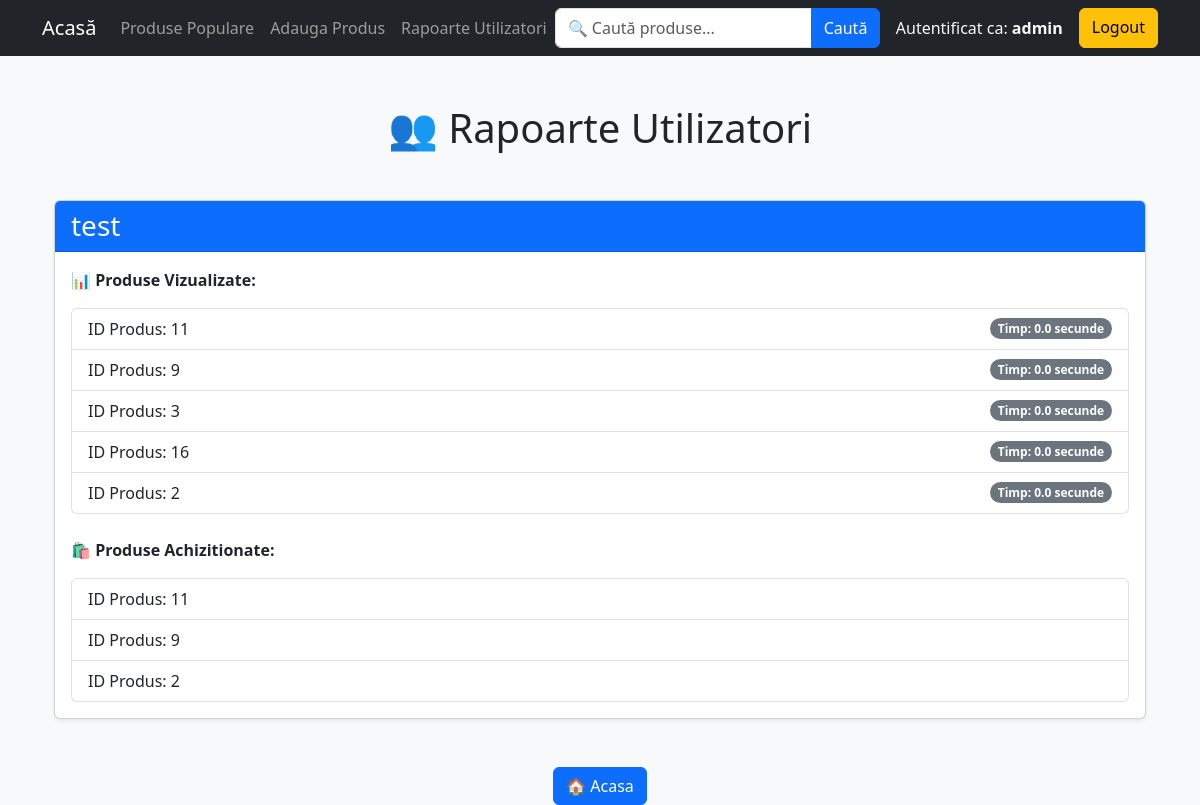
The page /user_reports (signed in) on the database as committed earlier.
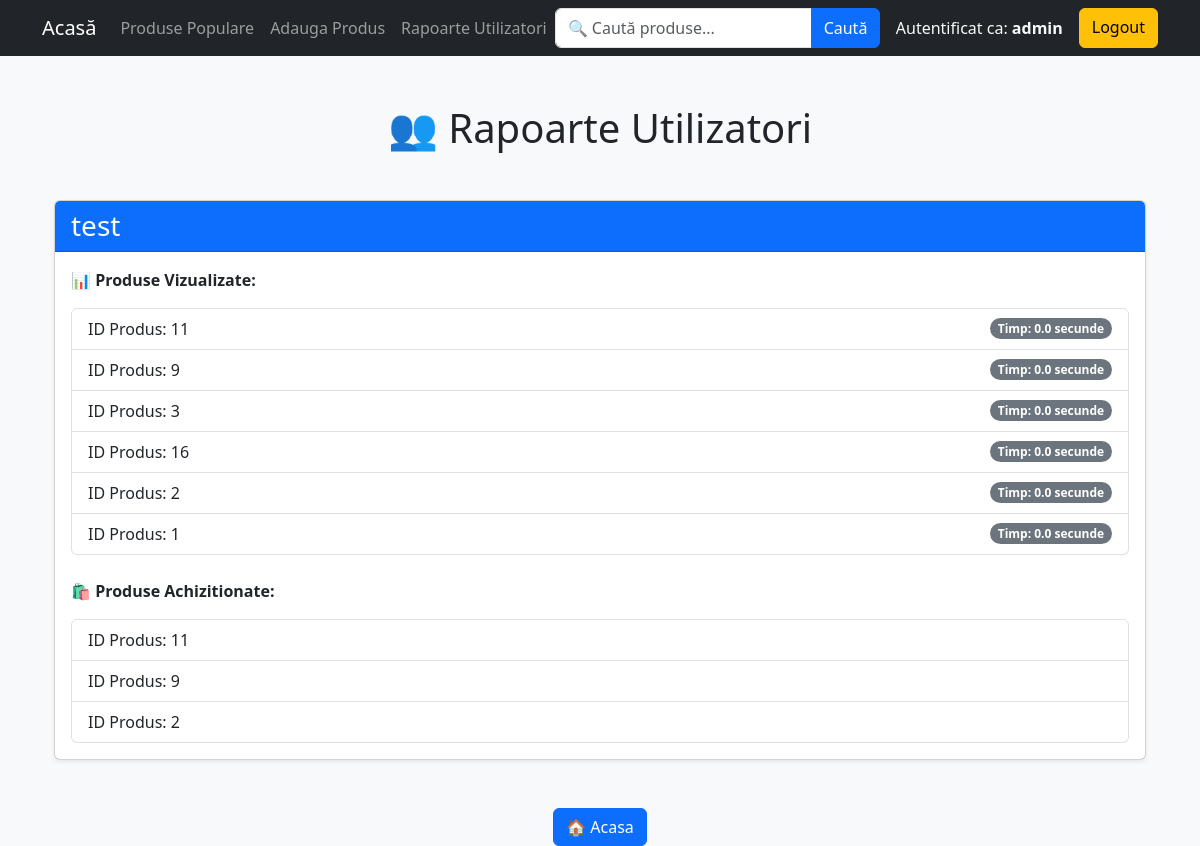
The same page on the database as committed later.
### models.py (models this page shows, shortened)
class User(db.Model):
    id = db.Column(db.Integer, primary_key=True)
    username = db.Column(db.String(100), unique=True)
    password = db.Column(db.String(100))
    role = db.Column(db.String(20))

class UserInteraction(db.Model):
    id = db.Column(db.Integer, primary_key=True)
    user_id = db.Column(db.String(100))
    product_id = db.Column(db.Integer, db.ForeignKey('product.id'))
    timestamp = db.Column(db.DateTime, default=db.func.current_timestamp())
    time_spent = db.Column(db.Float, default=0.0)  # timp petrecut pe pagina in secunde
    personalized_description = db.Column(db.Text, nullable=True)
    last_updated = db.Column(db.DateTime, default=db.func.current_timestamp())  # Stocăm ca UTC

class PurchaseHistory(db.Model):
    id = db.Column(db.Integer, primary_key=True)
    user_id = db.Column(db.Integer, db.ForeignKey('user.id'), nullable=False)
    product_id = db.Column(db.Integer, db.ForeignKey('product.id'), nullable=False)
    timestamp = db.Column(db.DateTime, default=db.func.current_timestamp())
    user = db.relationship('User', backref=db.backref('purchases', lazy=True))
    product = db.relationship('Product', backref=db.backref('purchases_history', lazy=True))

### app.py (the view)
@app.route("/user_reports")
@login_required
def user_reports():
    if "role" not in session or session["role"] != "admin":
        flash("Doar administratorii pot accesa aceasta pagina!")
        return redirect(url_for("home"))
    users = User.query.all()
    user_reports = {}
    for user in users:
        interactions = UserInteraction.query.filter_by(user_id=user.id).all()
        purchased_products = PurchaseHistory.query.filter_by(user_id=user.id).all()
        user_reports[user.username] = {
            "interactions": interactions,
            "purchased_products": purchased_products
        }
    return render_template("user_reports.html", user_reports=user_reports)

### app.py (called while the page is built)
def login_required(f):
    @wraps(f)
    def decorated_function(*args, **kwargs):
        if "user_id" not in session:
            flash("Trebuie sa fii autentificat pentru a accesa aceasta pagina.")
            return redirect(url_for("login"))
        return f(*args, **kwargs)
    return decorated_function

### templates/user_reports.html (shortened to what this page needs)
<!DOCTYPE html>
<html lang="ro">
<head>
    <link rel="stylesheet" href="https://cdn.jsdelivr.net/npm/bootstrap@5.3.0/dist/css/bootstrap.min.css">
</head>
<body class="bg-light">
{% extends 'base.html' %}
{% block content %}
<div class="container mt-5">
    <h1 class="text-center mb-5">👥 Rapoarte Utilizatori</h1>
    {% for user, data in user_reports.items() %}
        <div class="card mb-5 shadow-sm">
            <div class="card-header bg-primary text-white">
                <h3 class="mb-0">{{ user }}</h3>
            </div>
            <div class="card-body">
                <p><strong>📊 Produse Vizualizate:</strong></p>
                <ul class="list-group">
                    {% set unique_interactions = {} %}
                    {% for interaction in data.interactions %}
                        {% if interaction.product_id not in unique_interactions %}
                            {% set _dummy = unique_interactions.update({interaction.product_id: interaction.time_spent}) %}
                        {% else %}
                            {% set _dummy = unique_interactions.update({interaction.product_id: unique_interactions[interaction.product_id] + interaction.time_spent}) %}
                        {% endif %}
                    {% endfor %}
                    {% for product_id, total_time in unique_interactions.items() %}
                        <li class="list-group-item d-flex justify-content-between align-items-center">
                            ID Produs: {{ product_id }}
                            <span class="badge bg-secondary rounded-pill">Timp: {{ total_time }} secunde</span>
                        </li>
                    {% endfor %}
                </ul>
                <p class="mt-4"><strong>🛍️ Produse Achizitionate:</strong></p>
                <ul class="list-group">
                    {% for purchase in data.purchased_products %}
                        <li class="list-group-item d-flex justify-content-between align-items-center">
                            ID Produs: {{ purchase.product_id }}
                        </li>
                    {% endfor %}
                </ul>
            </div>
        </div>
    {% endfor %}
    <div class="text-center mt-5">
        <a href="/" class="btn btn-primary">🏠 Acasa</a>
    </div>
</div>
{% endblock %}

### templates/base.html (shortened to what this page needs)
<!DOCTYPE html>
<html lang="ro">
<head>
    <link rel="stylesheet" href="https://cdn.jsdelivr.net/npm/bootstrap@5.3.0/dist/css/bootstrap.min.css">
</head>
<body class="bg-light">
<nav class="navbar navbar-expand-lg navbar-dark bg-dark">
    <div class="container">
        <a class="navbar-brand" href="{{ url_for('home') }}">Acasă</a>
        <div class="collapse navbar-collapse" id="navbarNav">
            <ul class="navbar-nav me-auto">
                <li class="nav-item">
                    <a class="nav-link" href="{{ url_for('popular_products') }}">Produse Populare</a>
                </li>
                {% if session['role'] == 'admin' %}
                <li class="nav-item">
                    <a class="nav-link" href="{{ url_for('add_product') }}">Adauga Produs</a>
                </li>
                <li class="nav-item">
                    <a class="nav-link" href="{{ url_for('user_reports') }}">Rapoarte Utilizatori</a>
                </li>
                {% endif %}
                <form method="POST" action="{{ url_for('search_products') }}" class="d-flex" style="max-width: 400px; margin-left: auto; margin-right: 10px;">
                    <div class="input-group">
                        <input type="text" name="query" class="form-control rounded-start" placeholder="🔍 Caută produse..." required>
                        <button type="submit" class="btn btn-primary rounded-end">Caută</button>
                    </div>
                </form>
            </ul>
            <div class="d-flex">
                {% if 'user_id' in session %}
                    <span class="navbar-text me-3 text-light">Autentificat ca: <strong>{{ session['role'] }}</strong></span>
                    <a class="btn btn-warning" href="{{ url_for('logout') }}">Logout</a>
                {% else %}
                    <a class="btn btn-primary me-2" href="{{ url_for('login') }}">Login</a>
                    <a class="btn btn-success" href="{{ url_for('register') }}">Register</a>
                {% endif %}
            </div>
        </div>
    </div>
</nav>
<div class="container mt-5">
    {% block content %}
    {% endblock %}
</div>
</body>
</html>

Rows that differ between the two databases and show on the page:
added UserInteraction: product_id "1", time_spent "0.0"
